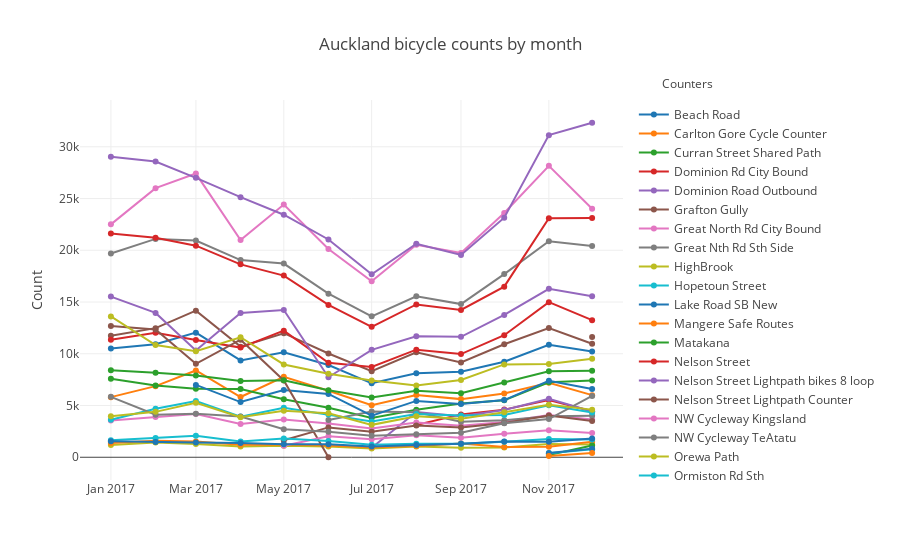

This figure's notebook cell:
### Markdown cell above
# Problem 3

### Code cell
# Use Plotly to plot time series of the monthly bicycle counts.

# Create plot
counters = [c for c in f.columns if c != 'datetime']
data = [pg.Scatter(
    x=f.datetime, 
    y=f[counter], 
    name=counter,
    ) for counter in counters
]
layout = pg.Layout(
    title='Auckland bicycle counts by month',
    yaxis=dict(title='Count'),
    # Adding a legend title is hard work:
    annotations=[dict(
        x=1.17,
        y=1.07,
        align='right',
        valign='top',
        text='Counters',
        showarrow=False,
        xref='paper',
        yref='paper',
    )]
)
fig = dict(data=data, layout=layout)

# Show plot and save to SVG
po.iplot(fig, filename='bicycle_counts_plotly', image='svg')

### Figure 1 — Plotly figure (JSON) as saved in the notebook; plotly's stock layout.template omitted (floating-point values rounded to 4 significant figures)
{"data": [{"name": "Beach Road", "type": "scatter", "x": ["2017-01", "2017-02", "2017-03", "2017-04", "2017-05", "2017-06", "2017-07", "2017-08", "2017-09", "2017-10", "2017-11", "2017-12"], "y": [10513, 10928, 12041, 9351, 10151, 8911, 7144, 8113, 8265, 9232, 10862, 10216]}, {"name": "Carlton Gore Cycle Counter", "type": "scatter", "x": ["2017-01", "2017-02", "2017-03", "2017-04", "2017-05", "2017-06", "2017-07", "2017-08", "2017-09", "2017-10", "2017-11", "2017-12"], "y": [5807, 6870, 8387, 5821, 7772, 6425, 5024, 6009, 5617, 6153, 7201, 5999]}, {"name": "Curran Street Shared Path", "type": "scatter", "x": ["2017-01", "2017-02", "2017-03", "2017-04", "2017-05", "2017-06", "2017-07", "2017-08", "2017-09", "2017-10", "2017-11", "2017-12"], "y": [7575, 6925, 6623, 6596, 5605, 4780, 3789, 4596, 5204, 5501, 7251, 7404]}, {"name": "Dominion Rd City Bound", "type": "scatter", "x": ["2017-01", "2017-02", "2017-03", "2017-04", "2017-05", "2017-06", "2017-07", "2017-08", "2017-09", "2017-10", "2017-11", "2017-12"], "y": [null, null, null, null, null, null, null, 3112, 4142, 4602, 5524, 4445]}, {"name": "Dominion Road Outbound", "type": "scatter", "x": ["2017-01", "2017-02", "2017-03", "2017-04", "2017-05", "2017-06", "2017-07", "2017-08", "2017-09", "2017-10", "2017-11", "2017-12"], "y": [null, null, null, null, null, null, 925, 4373, 3964, 4570, 5643, 4423]}, {"name": "Grafton Gully", "type": "scatter", "x": ["2017-01", "2017-02", "2017-03", "2017-04", "2017-05", "2017-06", "2017-07", "2017-08", "2017-09", "2017-10", "2017-11", "2017-12"], "y": [11730, 12476, 14160, 10688, 11986, 10026, 8308, 10134, 9162, 10920, 12495, 10966]}, {"name": "Great North Rd City Bound", "type": "scatter", "x": ["2017-01", "2017-02", "2017-03", "2017-04", "2017-05", "2017-06", "2017-07", "2017-08", "2017-09", "2017-10", "2017-11", "2017-12"], "y": [3555, 3894, 4180, 3222, 3657, 3268, 2779, 3356, 3035, 3413, 4080, 3642]}, {"name": "Great Nth Rd Sth Side", "type": "scatter", "x": ["2017-01", "2017-02", "2017-03", "2017-04", "2017-05", "2017-06", "2017-07", "2017-08", "2017-09", "2017-10", "2017-11", "2017-12"], "y": [null, null, null, null, null, 3597, 4410, 4351, 3431, 3578, 3954, 4010]}, {"name": "HighBrook", "type": "scatter", "x": ["2017-01", "2017-02", "2017-03", "2017-04", "2017-05", "2017-06", "2017-07", "2017-08", "2017-09", "2017-10", "2017-11", "2017-12"], "y": [1176, 1418, 1288, 1040, 1112, 1042, 847, 1031, 924, 937, 1270, 1223]}, {"name": "Hopetoun Street", "type": "scatter", "x": ["2017-01", "2017-02", "2017-03", "2017-04", "2017-05", "2017-06", "2017-07", "2017-08", "2017-09", "2017-10", "2017-11", "2017-12"], "y": [3628, 4688, 5435, 3927, 4781, 4133, 3451, 4167, 4029, 4087, 5025, 4330]}, {"name": "Lake Road SB New", "type": "scatter", "x": ["2017-01", "2017-02", "2017-03", "2017-04", "2017-05", "2017-06", "2017-07", "2017-08", "2017-09", "2017-10", "2017-11", "2017-12"], "y": [null, null, 6991, 5332, 6493, 6122, 4013, 5445, 5136, 5520, 7385, 6587]}, {"name": "Mangere Safe Routes", "type": "scatter", "x": ["2017-01", "2017-02", "2017-03", "2017-04", "2017-05", "2017-06", "2017-07", "2017-08", "2017-09", "2017-10", "2017-11", "2017-12"], "y": [1371, 1589, 1519, 1199, 1243, 1139, 962, 1075, 1328, 983, 1026, 1501]}, {"name": "Matakana", "type": "scatter", "x": ["2017-01", "2017-02", "2017-03", "2017-04", "2017-05", "2017-06", "2017-07", "2017-08", "2017-09", "2017-10", "2017-11", "2017-12"], "y": [null, null, null, null, null, null, null, null, null, null, 214, 1144]}, {"name": "Nelson Street", "type": "scatter", "x": ["2017-01", "2017-02", "2017-03", "2017-04", "2017-05", "2017-06", "2017-07", "2017-08", "2017-09", "2017-10", "2017-11", "2017-12"], "y": [11345, 12022, 11328, 10594, 12231, 9122, 8721, 10397, 9971, 11795, 14986, 13246]}, {"name": "Nelson Street Lightpath bikes 8 loop", "type": "scatter", "x": ["2017-01", "2017-02", "2017-03", "2017-04", "2017-05", "2017-06", "2017-07", "2017-08", "2017-09", "2017-10", "2017-11", "2017-12"], "y": [15522, 13947, 10315, 13948, 14229, 7730, 10381, 11693, 11636, 13756, 16271, 15565]}, {"name": "Nelson Street Lightpath Counter", "type": "scatter", "x": ["2017-01", "2017-02", "2017-03", "2017-04", "2017-05", "2017-06", "2017-07", "2017-08", "2017-09", "2017-10", "2017-11", "2017-12"], "y": [12691, 12342, 9026, 11359, 7419, 0, null, null, null, null, null, 11617]}, {"name": "NW Cycleway Kingsland", "type": "scatter", "x": ["2017-01", "2017-02", "2017-03", "2017-04", "2017-05", "2017-06", "2017-07", "2017-08", "2017-09", "2017-10", "2017-11", "2017-12"], "y": [22503, 25999, 27411, 20991, 24418, 20126, 17013, 20534, 19738, 23596, 28158, 24008]}, {"name": "NW Cycleway TeAtatu", "type": "scatter", "x": ["2017-01", "2017-02", "2017-03", "2017-04", "2017-05", "2017-06", "2017-07", "2017-08", "2017-09", "2017-10", "2017-11", "2017-12"], "y": [19685, 21099, 20943, 19048, 18713, 15806, 13619, 15556, 14798, 17695, 20869, 20413]}, {"name": "Orewa Path", "type": "scatter", "x": ["2017-01", "2017-02", "2017-03", "2017-04", "2017-05", "2017-06", "2017-07", "2017-08", "2017-09", "2017-10", "2017-11", "2017-12"], "y": [13612, 10846, 10246, 11598, 8968, 8062, 7407, 6939, 7461, 8973, 9013, 9526]}, {"name": "Ormiston Rd Sth", "type": "scatter", "x": ["2017-01", "2017-02", "2017-03", "2017-04", "2017-05", "2017-06", "2017-07", "2017-08", "2017-09", "2017-10", "2017-11", "2017-12"], "y": [null, null, null, null, null, null, null, null, null, null, 384, 773]}, {"name": "Ormiston Road Nth", "type": "scatter", "x": ["2017-01", "2017-02", "2017-03", "2017-04", "2017-05", "2017-06", "2017-07", "2017-08", "2017-09", "2017-10", "2017-11", "2017-12"], "y": [null, null, null, null, null, null, null, null, null, null, 421, 811]}, {"name": "Pukekohe - Queen St", "type": "scatter", "x": ["2017-01", "2017-02", "2017-03", "2017-04", "2017-05", "2017-06", "2017-07", "2017-08", "2017-09", "2017-10", "2017-11", "2017-12"], "y": [null, null, null, null, null, null, null, null, null, null, 116, 412]}, {"name": "Quay St Spark Arena", "type": "scatter", "x": ["2017-01", "2017-02", "2017-03", "2017-04", "2017-05", "2017-06", "2017-07", "2017-08", "2017-09", "2017-10", "2017-11", "2017-12"], "y": [8396, 8169, 7889, 7364, 7443, 6469, 5769, 6415, 6188, 7232, 8298, 8369]}, {"name": "Quay St Spark Arena Shared Pathway", "type": "scatter", "x": ["2017-01", "2017-02", "2017-03", "2017-04", "2017-05", "2017-06", "2017-07", "2017-08", "2017-09", "2017-10", "2017-11", "2017-12"], "y": [21611, 21217, 20443, 18638, 17556, 14718, 12607, 14767, 14232, 16484, 23092, 23109]}, {"name": "Quay St Totem UZELT", "type": "scatter", "x": ["2017-01", "2017-02", "2017-03", "2017-04", "2017-05", "2017-06", "2017-07", "2017-08", "2017-09", "2017-10", "2017-11", "2017-12"], "y": [29039, 28577, 27002, 25128, 23435, 21044, 17672, 20627, 19547, 23150, 31124, 32321]}, {"name": "Saint Lukes Rd NB", "type": "scatter", "x": ["2017-01", "2017-02", "2017-03", "2017-04", "2017-05", "2017-06", "2017-07", "2017-08", "2017-09", "2017-10", "2017-11", "2017-12"], "y": [null, null, null, null, 1638, 2883, 2467, 3063, 2871, 3320, 4040, 3512]}, {"name": "Saint Lukes Rd SB", "type": "scatter", "x": ["2017-01", "2017-02", "2017-03", "2017-04", "2017-05", "2017-06", "2017-07", "2017-08", "2017-09", "2017-10", "2017-11", "2017-12"], "y": [null, null, null, null, 1120, 2029, 1732, 2127, 1874, 2280, 2615, 2338]}, {"name": "Twin Streams", "type": "scatter", "x": ["2017-01", "2017-02", "2017-03", "2017-04", "2017-05", "2017-06", "2017-07", "2017-08", "2017-09", "2017-10", "2017-11", "2017-12"], "y": [5836, 4108, 4214, 3935, 2698, 2470, 2073, 2228, 2374, 3276, 3684, 5923]}, {"name": "Upper Queen Street", "type": "scatter", "x": ["2017-01", "2017-02", "2017-03", "2017-04", "2017-05", "2017-06", "2017-07", "2017-08", "2017-09", "2017-10", "2017-11", "2017-12"], "y": [3972, 4385, 5255, 3860, 4494, 4245, 3131, 3954, 3725, 4350, 5077, 4601]}, {"name": "Victoria Street West On Rd", "type": "scatter", "x": ["2017-01", "2017-02", "2017-03", "2017-04", "2017-05", "2017-06", "2017-07", "2017-08", "2017-09", "2017-10", "2017-11", "2017-12"], "y": [1644, 1872, 2070, 1512, 1804, 1574, 1210, 1300, 1309, 1489, 1761, 1726]}, {"name": "Victoria Street West Shared Path", "type": "scatter", "x": ["2017-01", "2017-02", "2017-03", "2017-04", "2017-05", "2017-06", "2017-07", "2017-08", "2017-09", "2017-10", "2017-11", "2017-12"], "y": [1550, 1464, 1424, 1380, 1262, 1260, 1032, 1185, 1310, 1523, 1496, 1820]}], "layout": {"annotations": [{"align": "right", "showarrow": false, "text": "Counters", "valign": "top", "x": 1.17, "xref": "paper", "y": 1.07, "yref": "paper"}], "title": "Auckland bicycle counts by month", "yaxis": {"title": "Count"}}}
